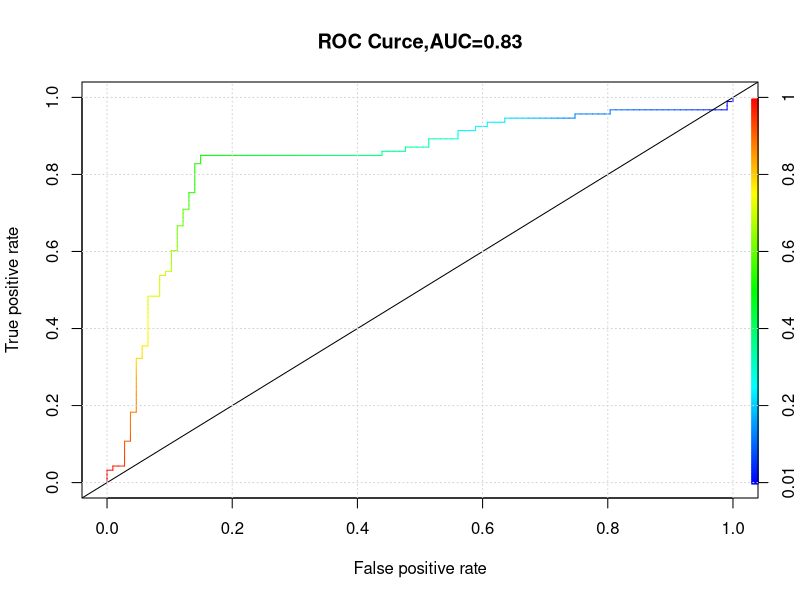

Write R code to recreate this figure.
#install.packages('AER')
#安裝並載入gcookbook 
#install.packages(c("ggplot2", "gcookbook")) 
#library(ggplot2) 
#library(gcookbook) 

install.packages('ROCR')
require(ROCR)
#ROCR套件中有現成的資料集，裡面分別是真實分類和預測機率。
#ibrary和require都可以载入包，但二者存在区别。
#在一个函数中，如果一个包不存在，执行到library将会停止执行，require则会继续执行。
data("ROCR.simple")
df <- data.frame(ROCR.simple)
df
df$predclass <- ifelse(df$predictions>0.5,1,0)
#用0.5當作門檻值 
print(cf<-table(df[,c("predclass","labels")]))
tp<-cf[2,2]
tn<-cf[1,1]
fp<-cf[2,1]
fn<-cf[1,2]
accuracy<-(tp + tn)/(tp+tn+fp+fn)
accuracy
sensitivity <- tp/(tp+fn)
sensitivity
specificity <- tn/(tn+fp)
specificity
install.packages('caret')
require(caret)
install.packages('e1071', dependencies=TRUE)
confusionMatrix(cf,positive = "1")

library(knitr)#為了用kable
# 安裝 magrittr 套件 ---------
install.packages("magrittr")
# 載入 magrittr 套件 ---------
library(magrittr)
#kable(as.data.frame(ROCR.simple)[1:10, ]) %>% kable_styling() %>% column_spec(1:2,width = "20em")
#為了方便只看前10筆資料，並轉換型態
a = kable(as.data.frame(ROCR.simple)[1:10, ]) 
a
pred <- ROCR::prediction(ROCR.simple$predictions,ROCR.simple$labels)#要predict 的column
#ggplot2::ggplot()-->明確指出使用套件 ggplot2 內的函式 ggplot()
perf<- ROCR::performance(pred,"tpr","fpr")
#performance()函数通過真陰性tpr和假陰性fpr来計算roc曲線下的面積auc
perf
install.packages("dplyr")    # alternative installation of the %>%
library(dplyr)    # alternatively, this also loads %>% 結構化整理資料
auc <- performance(pred,'auc') %>% unlist %>% slot("y.values") %>% unlist()#算auc值
#出圖
plot(perf,colorize=TRUE,main=paste0("ROC Curce,AUC=",round(auc,2)));abline(0,1);grid()
#https://rpubs.com/ivan0628/probability_model_evaluation
#https://www.youtube.com/watch?v=qcvAqAH60Yw
